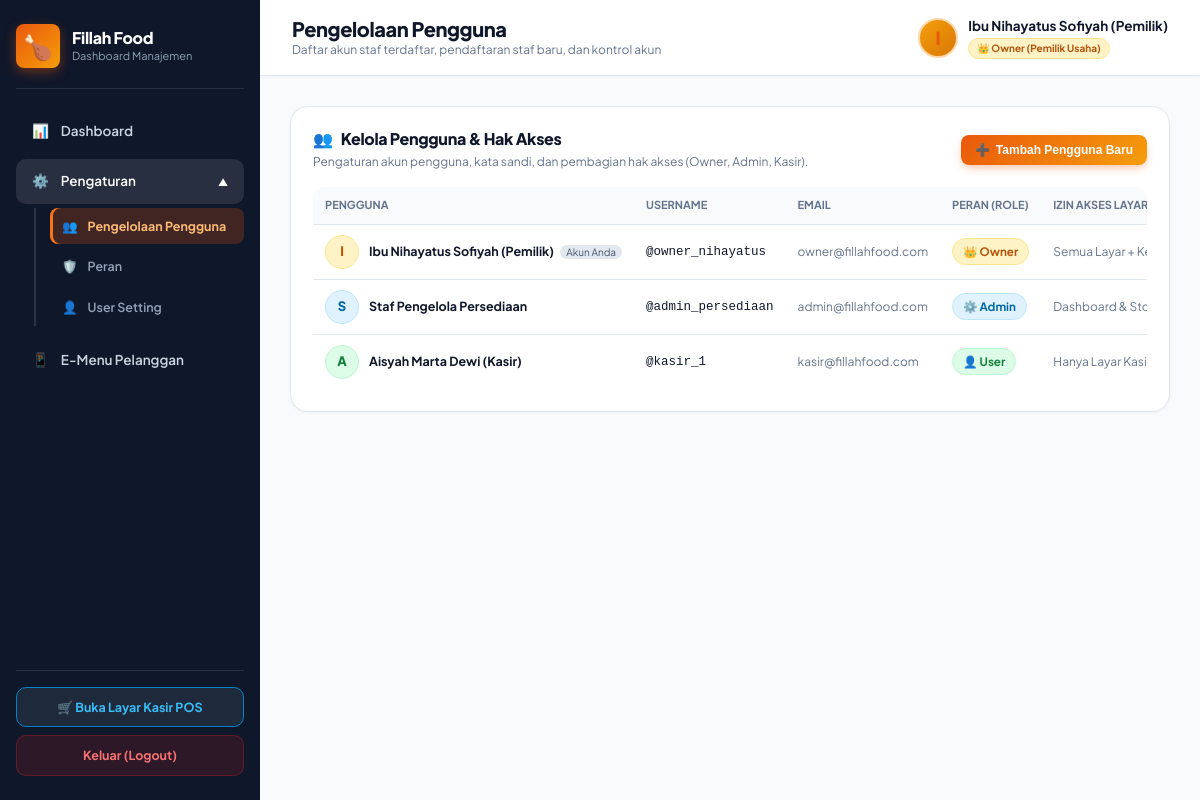
/admin.php?tab=pengguna (signed in), run on the app's committed database.
### tables this page shows
CREATE TABLE IF NOT EXISTS users (
    id INT AUTO_INCREMENT PRIMARY KEY,
    username VARCHAR(50) NOT NULL UNIQUE,
    password VARCHAR(255) NOT NULL,
    nama_lengkap VARCHAR(100) NOT NULL DEFAULT '',
    email VARCHAR(100) NULL,
    role VARCHAR(50) NOT NULL DEFAULT 'User',
    foto VARCHAR(255) NULL
);

### auth_check.php (called while the page is built, shortened)
<?php
function is_owner() {
    return isset($_SESSION['role']) && $_SESSION['role'] === 'Owner';
}
?>

### admin.php (the view, shortened to what this page needs)
<?php
require_once 'auth_check.php';
require_once 'config.php';
$tab_aktif = isset($_GET['tab']) ? trim($_GET['tab']) : 'dashboard';
$users_list = [];
if (is_owner()) {
    $res_users = $conn->query("SELECT id, username, nama_lengkap, email, role, foto FROM users ORDER BY FIELD(role, 'Owner', 'Admin', 'User'), id ASC");
    if ($res_users) {
        while ($u = $res_users->fetch_assoc()) {
            $users_list[] = $u;
        }
    }
}
?>
<!DOCTYPE html>
<html lang="id">
<head>
    <link rel="stylesheet" href="style.css">
</head>
<body>
    <aside class="sidebar">
        <div>
            <div class="brand-section">
                <div class="brand-brand-wrap">
                    <div class="brand-icon">🍗</div>
                    <div class="brand-details">
                        <h2>Fillah Food</h2>
                        <p>Dashboard Manajemen</p>
                    </div>
                </div>
            </div>
            <nav class="nav-menu">
                <a href="admin.php?tab=dashboard" data-tab="dashboard" class="nav-item <?php echo ($tab_aktif === 'dashboard') ? 'active' : ''; ?>" onclick="pindahTab('dashboard', event)">
                    <span>📊</span> Dashboard
                </a>
                <?php if (is_owner()): ?>
                <div class="nav-group <?php echo in_array($tab_aktif, ['pengguna', 'peran', 'user-setting']) ? 'open' : ''; ?>" id="nav-group-pengaturan">
                    <div class="nav-item nav-parent <?php echo in_array($tab_aktif, ['pengguna', 'peran', 'user-setting']) ? 'active' : ''; ?>" onclick="toggleSubmenu('nav-group-pengaturan')">
                        <div class="nav-parent-title">
                            <span>⚙️</span> Pengaturan
                        </div>
                        <span class="nav-arrow">▼</span>
                    </div>
                    <div class="nav-submenu">
                        <a href="admin.php?tab=pengguna" data-tab="pengguna" class="nav-subitem <?php echo ($tab_aktif === 'pengguna') ? 'active' : ''; ?>" onclick="pindahTab('pengguna', event)">
                            <span>👥</span> Pengelolaan Pengguna
                        </a>
                        <a href="admin.php?tab=peran" data-tab="peran" class="nav-subitem <?php echo ($tab_aktif === 'peran') ? 'active' : ''; ?>" onclick="pindahTab('peran', event)">
                            <span>🛡️</span> Peran
                        </a>
                        <a href="admin.php?tab=user-setting" data-tab="user-setting" class="nav-subitem <?php echo ($tab_aktif === 'user-setting') ? 'active' : ''; ?>" onclick="pindahTab('user-setting', event)">
                            <span>👤</span> User Setting
                        </a>
                    </div>
                </div>
                <?php endif; ?>
                <a href="menu.php" target="_blank" class="nav-item">
                    <span>📱</span> E-Menu Pelanggan
                </a>
            </nav>
        </div>
        <div class="sidebar-footer">
            <a href="kasir.php" class="btn-switch-mode">
                🛒 Buka Layar Kasir POS
            </a>
            <a href="logout.php" class="btn-logout">
                Keluar (Logout)
            </a>
        </div>
    </aside>
    <div class="main-content">
        <header class="topbar">
            <div class="topbar-left">
                <div class="topbar-title">
                    <h1 id="topbar-page-title">
                        <?php
                            if ($tab_aktif === 'pengguna') echo 'Pengelolaan Pengguna';
                            elseif ($tab_aktif === 'peran') echo 'Peran & Hak Akses (RBAC)';
                            elseif ($tab_aktif === 'user-setting') echo 'User Setting & Profil Akun';
                            else echo 'Dashboard Manajemen & Persediaan';
                        ?>
                    </h1>
                    <p id="topbar-page-subtitle">
                        <?php
                            if ($tab_aktif === 'pengguna') echo 'Daftar akun staf terdaftar, pendaftaran staf baru, dan kontrol akun';
                            elseif ($tab_aktif === 'peran') echo 'Konfigurasi pembagian hak akses fitur dan penetapan peran staf (Owner, Admin, Kasir)';
                            elseif ($tab_aktif === 'user-setting') echo 'Pengaturan kredensial akun staf dan profil pribadi';
                            else echo 'Sistem Informasi Terintegrasi UMKM Fillah Food - Capstone Project STSI4440 UT';
                        ?>
                    </p>
                </div>
            </div>
            <div class="admin-profile">
                <div class="avatar" style="<?php echo (is_owner()) ? 'background: linear-gradient(135deg, #f59e0b, #d97706);' : 'background: linear-gradient(135deg, #0284c7, #0369a1);'; ?> overflow: hidden; padding: 0;">
                    <?php if (!empty($_SESSION['foto']) && file_exists(__DIR__ . '/' . $_SESSION['foto'])): ?>
                        <img src="<?php echo htmlspecialchars($_SESSION['foto']); ?>" alt="Avatar" style="width: 100%; height: 100%; object-fit: cover;">
                    <?php else: ?>
                        <?php
                            $nama_disp = !empty($_SESSION['nama_lengkap']) ? $_SESSION['nama_lengkap'] : $_SESSION['username'];
                            echo strtoupper(substr($nama_disp, 0, 1));
                        ?>
                    <?php endif; ?>
                </div>
                <div class="admin-profile-name">
                    <div style="font-size: 13.5px; font-weight: 700;">
                        <?php echo htmlspecialchars($nama_disp); ?>
                    </div>
                    <div style="font-size: 11px; margin-top: 2px;">
                        <?php if (is_owner()): ?>
                            <span class="badge badge-role-owner" style="font-size: 10px; padding: 2px 8px;">👑 Owner (Pemilik Usaha)</span>
                        <?php else: ?>
                            <span class="badge badge-role-admin" style="font-size: 10px; padding: 2px 8px;">⚙️ Admin (Staf Persediaan)</span>
                        <?php endif; ?>
                    </div>
                </div>
            </div>
        </header>
        <div class="content-body">
        <?php if (is_owner()): ?>
        <div id="view-pengguna" class="tab-view" style="<?php echo ($tab_aktif === 'pengguna') ? '' : 'display: none;'; ?>">
            <div class="panel-card" id="kelola-pengguna">
                <div class="panel-header">
                    <div>
                        <h2><span>👥</span> Kelola Pengguna & Hak Akses</h2>
                        <p style="font-size: 12px; color: var(--text-muted); margin-top: 4px;">
                            Pengaturan akun pengguna, kata sandi, dan pembagian hak akses (Owner, Admin, Kasir).
                        </p>
                    </div>
                    <button class="btn-primary-sm" style="background: linear-gradient(135deg, var(--primary), var(--secondary)); display: flex; align-items: center; gap: 6px;" onclick="bukaModalPenggunaBaru()">
                        <span>➕</span> Tambah Pengguna Baru
                    </button>
                </div>
                <div class="table-responsive">
                    <table>
                        <thead>
                            <tr>
                                <th>Pengguna</th>
                                <th>Username</th>
                                <th>Email</th>
                                <th>Peran (Role)</th>
                                <th>Izin Akses Layar</th>
                            </tr>
                        </thead>
                        <tbody>
                            <?php foreach ($users_list as $u): ?>
                                <tr>
                                    <td>
                                        <div style="display: flex; align-items: center; gap: 10px;">
                                            <div style="width: 34px; height: 34px; border-radius: 50%; overflow: hidden; display: flex; align-items: center; justify-content: center; font-weight: 800; font-size: 13px; flex-shrink: 0;
                                                <?php
                                                    if ($u['role'] === 'Owner') echo 'background: #fef3c7; color: #b45309; border: 1.5px solid #fde68a;';
                                                    elseif ($u['role'] === 'Admin') echo 'background: #e0f2fe; color: #0369a1; border: 1.5px solid #bae6fd;';
                                                    else echo 'background: #dcfce7; color: #15803d; border: 1.5px solid #bbf7d0;';
                                                ?>">
                                                <?php if (!empty($u['foto']) && file_exists(__DIR__ . '/' . $u['foto'])): ?>
                                                    <img src="<?php echo htmlspecialchars($u['foto']); ?>" alt="Foto" style="width: 100%; height: 100%; object-fit: cover;">
                                                <?php else: ?>
                                                    <?php echo strtoupper(substr($u['nama_lengkap'] ?: $u['username'], 0, 1)); ?>
                                                <?php endif; ?>
                                            </div>
                                            <div>
                                                <strong><?php echo htmlspecialchars($u['nama_lengkap'] ?: $u['username']); ?></strong>
                                                <?php if (isset($_SESSION['id_user']) && $u['id'] == $_SESSION['id_user']): ?>
                                                    <span style="font-size: 10px; background: #e2e8f0; color: #475569; padding: 1px 6px; border-radius: 10px; margin-left: 4px;">Akun Anda</span>
                                                <?php endif; ?>
                                            </div>
                                        </div>
                                    </td>
                                    <td><code>@<?php echo htmlspecialchars($u['username']); ?></code></td>
                                    <td style="color: var(--text-muted); font-size: 12px;">
                                        <?php echo htmlspecialchars($u['email'] ?: 'Belum diisi'); ?>
                                    </td>
                                    <td>
                                        <?php if ($u['role'] === 'Owner'): ?>
                                            <span class="badge badge-role-owner">👑 Owner</span>
                                        <?php elseif ($u['role'] === 'Admin'): ?>
                                            <span class="badge badge-role-admin">⚙️ Admin</span>
                                        <?php elseif ($u['role'] === 'User'): ?>
                                            <span class="badge badge-role-user">👤 User</span>
                                        <?php elseif ($u['role'] === 'Kasir'): ?>
                                            <span class="badge badge-role-kasir">🛒 Kasir</span>
                                        <?php else: ?>
                                            <span class="badge badge-role-custom">🛡️ <?php echo htmlspecialchars($u['role']); ?></span>
                                        <?php endif; ?>
                                    </td>
                                    <td style="font-size: 12px; color: var(--text-muted);">
                                        <?php
                                            if ($u['role'] === 'Owner') echo 'Semua Layar + Kelola Pengguna';
                                            elseif ($u['role'] === 'Admin') echo 'Dashboard & Stok Bahan (admin.php, kasir.php)';
                                            elseif ($u['role'] === 'User' || $u['role'] === 'Kasir') echo 'Hanya Layar Kasir POS (kasir.php)';
                                            else echo 'Sesuai Wewenang Peran Khusus';
                                        ?>
                                    </td>
                                </tr>
                            <?php endforeach; ?>
                        </tbody>
                    </table>
                </div>
            </div>
        </div>
        <?php endif; ?>
        </div>
    </div>
</body>
</html>

### style.css (style rules this page uses)
:root { --primary: #ea580c; --primary-hover: #c2410c; --primary-light: #fff7ed; --secondary: #f59e0b; --success: #16a34a; --success-hover: #15803d; --success-light: #dcfce7; --warning: #d97706; --warning-light: #fef3c7; --danger: #dc2626; --danger-light: #fee2e2; --bg-canvas: #f8fafc; --bg-card: #ffffff; --sidebar-bg: #0f172a; --sidebar-hover: #1e293b; --text-dark: #0f172a; --text-muted: #64748b; --border: #e2e8f0; --radius-sm: 8px; --radius-md: 12px; --radius-lg: 18px; --radius-xl: 24px; --shadow-sm: 0 1px 3px rgba(0, 0, 0, 0.05); --shadow-md: 0 4px 12px -2px rgba(15, 23, 42, 0.08); --shadow-lg: 0 10px 25px -5px rgba(234, 88, 12, 0.15), 0 0 1px 1px rgba(0, 0, 0, 0.05); --shadow-primary: 0 4px 14px -2px rgba(234, 88, 12, 0.4); --safe-top: env(safe-area-inset-top, 0px); --safe-bottom: env(safe-area-inset-bottom, 0px); --safe-left: env(safe-area-inset-left, 0px); --safe-right: env(safe-area-inset-right, 0px); }
*, *::before, *::after { margin: 0; padding: 0; box-sizing: border-box; -webkit-tap-highlight-color: transparent; }
html { font-size: 16px; scroll-behavior: smooth; -webkit-text-size-adjust: 100%; }
body { background-color: var(--bg-canvas); color: var(--text-dark); font-family: 'Plus Jakarta Sans', system-ui, -apple-system, BlinkMacSystemFont, 'Segoe UI', Roboto, sans-serif; line-height: 1.5; min-height: 100vh; min-height: 100dvh; overflow-x: hidden; }
h1, h2, h3, h4, h5, h6 { color: var(--text-dark); font-weight: 800; letter-spacing: -0.02em; line-height: 1.25; }
.badge { display: inline-flex; align-items: center; gap: 4px; padding: 4px 10px; border-radius: 20px; font-size: 0.725rem; font-weight: 700; white-space: nowrap; }
.table-responsive { width: 100%; overflow-x: auto; -webkit-overflow-scrolling: touch; border-radius: var(--radius-md); }
.table-responsive table { width: 100%; min-width: 580px; border-collapse: collapse; }

### data on the page
users: nama_lengkap "I", nama_lengkap "Ibu Nihayatus Sofiyah (Pemilik)", shows "Akun Anda", username "owner_nihayatus", email "owner@fillahfood.com", role "👑 Owner"
users: nama_lengkap "S", nama_lengkap "Staf Pengelola Persediaan", username "admin_persediaan", email "admin@fillahfood.com", role "⚙️ Admin"
users: nama_lengkap "A", nama_lengkap "Aisyah Marta Dewi (Kasir)", username "kasir_1", email "kasir@fillahfood.com", role "👤 User"

### other printed values
substr($nama_disp, 0, 1) "I"
$nama_disp "Ibu Nihayatus Sofiyah (Pemilik)"
